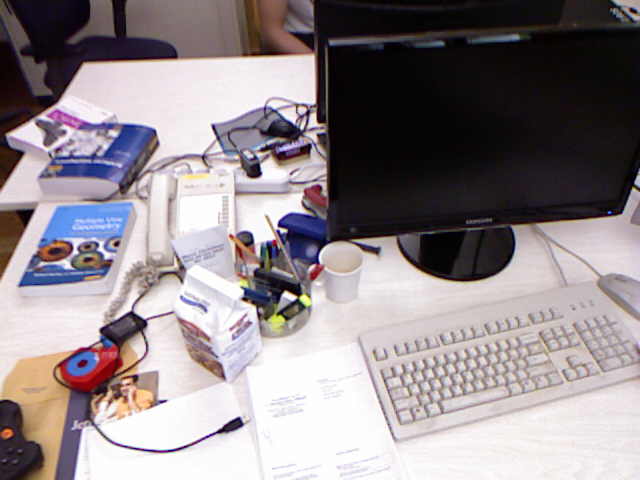
#> input picture pics/test.png, 640 x 480 px, found by its file name
$ python SobelTest.py   (older library calls are emulated)
#> lines starting #> are read from the running program, lines starting #| are printed output that depends on the picture
# coding=utf-8

# 前四个是必须的参数：
#
# 第一个参数是需要处理的图像；
# 第二个参数是图像的深度，-1表示采用的是与原图像相同的深度。目标图像的深度必须大于等于原图像的深度；
# dx和dy表示的是求导的阶数，0表示这个方向上没有求导，一般为0、1、2。
# 其后是可选的参数：
#
# dst不用解释了；
# ksize是Sobel算子的大小，必须为1、3、5、7。
# scale是缩放导数的比例常数，默认情况下没有伸缩系数；
# delta是一个可选的增量，将会加到最终的dst中，同样，默认情况下没有额外的值加到dst中；
# borderType是判断图像边界的模式。这个参数默认值为cv2.BORDER_DEFAULT。

import cv2
import numpy as np

img = cv2.imread("pics/test.png", 0)
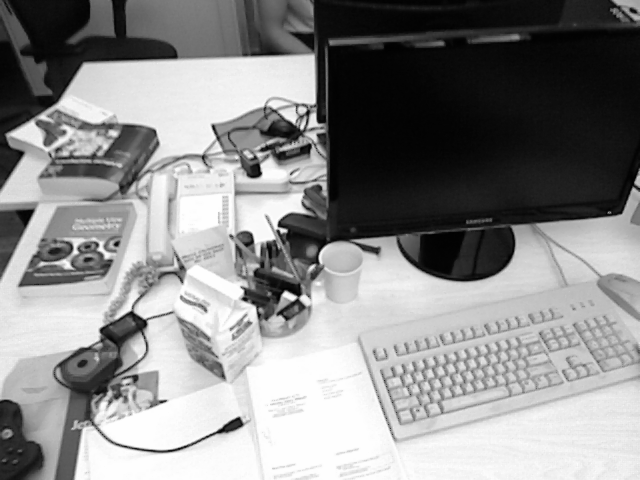
#> img: shape (480, 640); min 1, max 254, mean 139.2

x = cv2.Sobel(img, cv2.CV_16S, 1, 0)
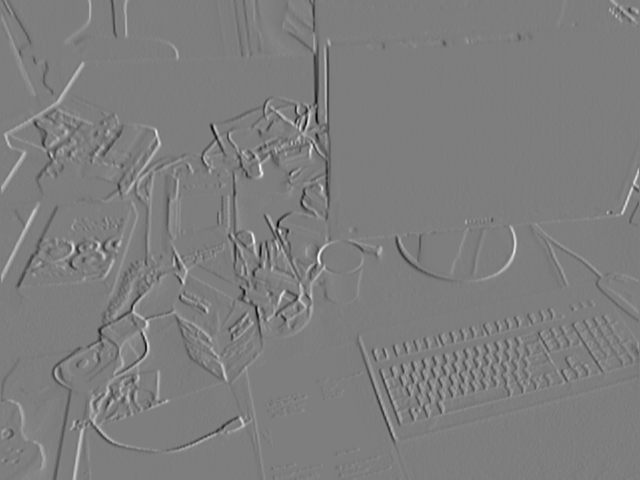
#> x: shape (480, 640) int16; min -832, max 850, mean 0.5; drawn with min black and max white
y = cv2.Sobel(img, cv2.CV_16S, 0, 1)
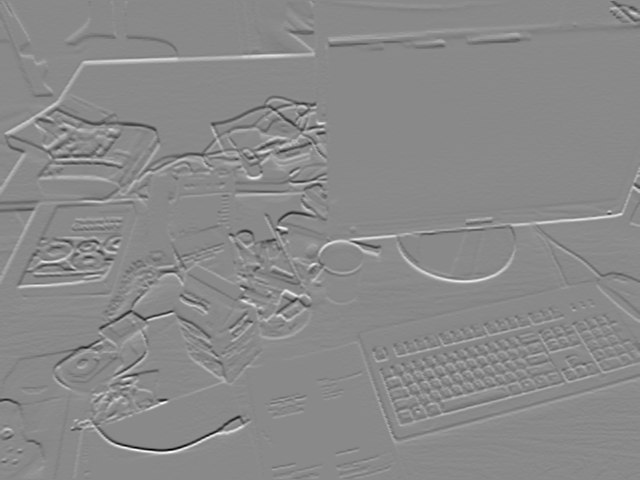
#> y: shape (480, 640) int16; min -913, max 780, mean 3; drawn with min black and max white

absX = cv2.convertScaleAbs(x) # 转回uint8
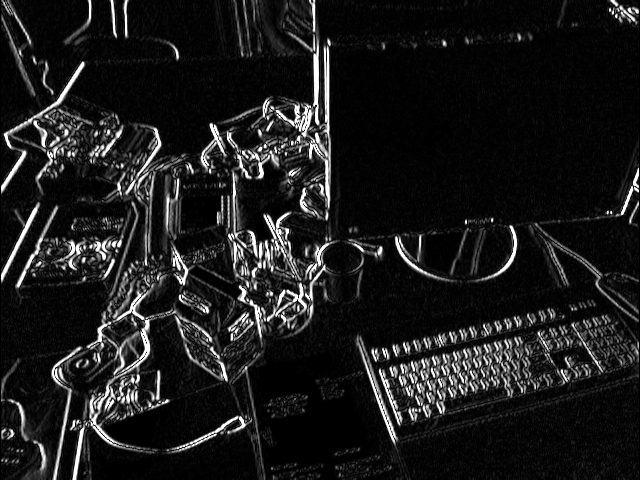
#> absX: shape (480, 640); min 0, max 255, mean 27.6
absY = cv2.convertScaleAbs(y)
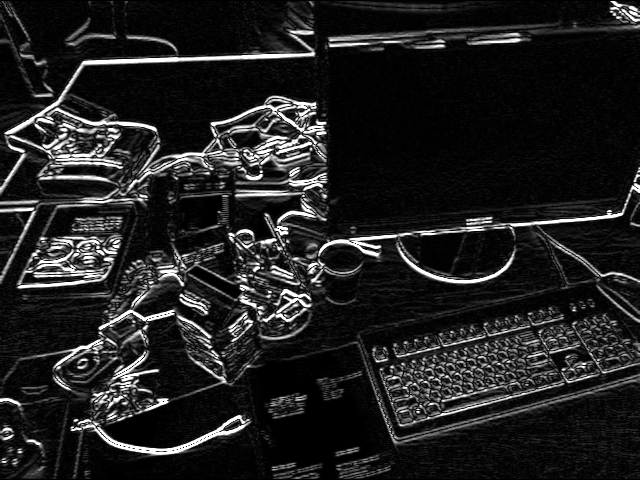
#> absY: shape (480, 640); min 0, max 255, mean 33.3

dst = cv2.addWeighted(absX, 0.5, absY, 0.5, 0)
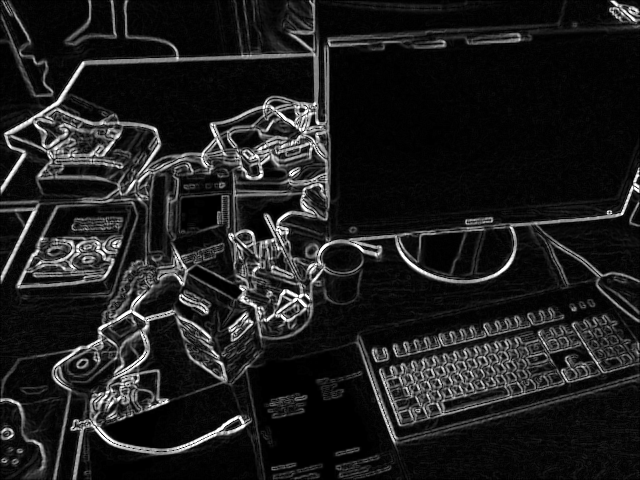
#> dst: shape (480, 640); min 0, max 255, mean 30.5

cv2.imshow("absX", absX)
cv2.imshow("absY", absY)

cv2.imshow("Result", dst)

cv2.waitKey(0)
cv2.destroyAllWindows()
